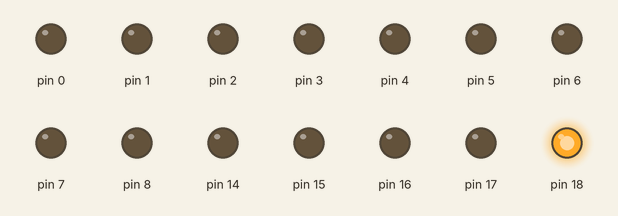
Recording of a sketch running on a simulated Arduino Pro Mini, built with avr-gcc and run on an emulated ATmega328P. On the bench: output pins drawn as LEDs (lit = HIGH). Sleep ends after the set time or at an interrupt; no radio packets arrive unless stated; pins used as bus, display or sensor lines are not drawn. At 0.0 s the program stops and its outputs stay as they are.

Above: at 0.1 s.
Timing chart, 0 to 1.5 s (numbered marks = the images above):
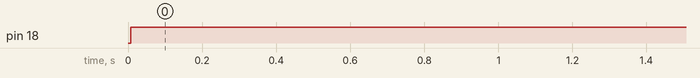

The sketch:

main.ino
```cpp
#include <Arduino.h>
#include <SPI.h>
#include <avr/sleep.h>
#include <RF24.h>

//#define DEBUG

#ifdef DEBUG
  #include <printf.h>
#endif

#define SBR(port, bit)        port |= (1<<bit)
#define CBR(port, bit)        port &= (~(1<<bit))
#define INV(port, bit)        port ^= (1<<bit)
#define SBRC(port, bit)      ((port & (1<<bit)) == 0)
#define SBRS(port, bit)      ((port & (1<<bit)) != 0)

#define PayloadSize          5
#define Channel              121

uint8_t nrf_data[PayloadSize];

uint8_t         tx_adrr[]="3Node";

RF24            radio(9, 10);

void setup(){
  nrf_data[0]=1;
  initdev();
}

void loop(){
}
```

NRF.ino
```cpp
void nrf_init(){
  SPI.begin();
  SPI.setDataMode(SPI_MODE0);
  SPI.setBitOrder(MSBFIRST);
  //*****************************************
  radio.begin();                                        // Инициируем работу nRF24L01+
  radio.setChannel      (Channel);                      // Указываем канал приёма данных (от 0 до 127), 5 - значит приём данных осуществляется на частоте 2,405 ГГц (на одном канале может быть только 1 приёмник и до 6 передатчиков)
  radio.setDataRate     (RF24_250KBPS);                 // Указываем скорость передачи данных (RF24_250KBPS, RF24_1MBPS, RF24_2MBPS), RF24_1MBPS - 1Мбит/сек
  radio.setPALevel      (RF24_PA_MAX);                 // Указываем мощность передатчика (RF24_PA_MIN=-18dBm, RF24_PA_LOW=-12dBm, RF24_PA_HIGH=-6dBm, RF24_PA_MAX=0dBm)
  radio.enableDynamicPayloads();
  radio.setAutoAck(true);
  radio.setRetries(15, 15);
  radio.openWritingPipe (tx_adrr);
  radio.setCRCLength    (RF24_CRC_8);
  radio.stopListening();
}

bool nrfrun(){
  if(radio.write(&nrf_data, PayloadSize)){
    #ifdef DEBUG
      Serial.println("...tx success");
    #endif
    return 1;
  }else{
    #ifdef DEBUG
      Serial.println("...tx fail");
    #endif
    return 0;
  }
}
```

initdev.ino
```cpp
void initdev(){
  CLKPR=(1<<CLKPCE);
  CLKPR=(0<<CLKPCE) | (0<<CLKPS3) | (1<<CLKPS2) | (0<<CLKPS1) | (0<<CLKPS0);
  nrf_init();
  analogReference(INTERNAL);
  ACSR = 0x80;
#ifdef DEBUG
  //UART 9600
    UCSR0A=0x02;
    UCSR0B=0x08;
    UCSR0C=0x06;
    UBRR0H=0x00;
    UBRR0L=0x0C;
    printf_begin();
    radio.printDetails();
    delay(200);
#endif
  nrfrun();
  set_sleep_mode (SLEEP_MODE_PWR_DOWN);
  sleep();
}
```

power.ino
```cpp
void sleep(){
  radio.powerDown();
  sleep_enable();
  ADCSRA = 0;
  DDRB = 0XFF;
  DDRD = 0XFF;
  DDRC = 0XFF; // SDA, SCL HARD PULLED UP to VCC, set pin to HI-Z
  PORTB  = 0x00;
  PORTD  = 0x00;
  PORTC  = 0x30;// SDA, SCL HARD PULLED UP to VCC
  // turn off brown-out enable in software
  MCUCR = bit (6) | bit (5);
  MCUCR = bit (6);
  sleep_cpu ();
}
```

Measured:
- by itself, pin 18: LOW → HIGH at 0.01 s
